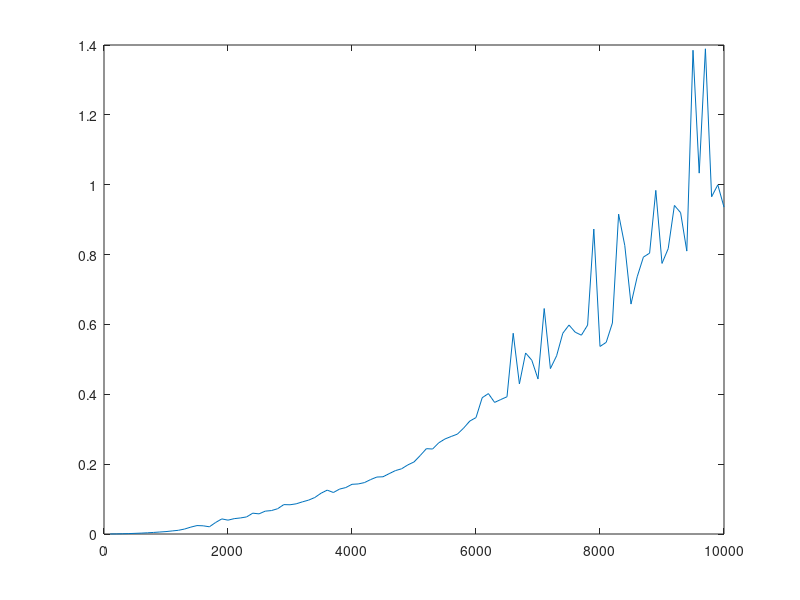

Reproduce this figure in MATLAB. (Note: a time limit stopped this script after it produced the figure.)
% Arrays to hold the proper time, the specific n value, and the value generated by 
% the model equation are declared here.
timeArray = NaN(1,100); 
nArray = NaN(1,100);
equationArray = NaN(1,100);

% This for loop contains the code necessary to run our equation and collect
% our data.
for i = 1:100
    % Create our proper large n value, stores that value into the nArray
    n = i*100;
    nArray(i) = n;
    % Generate two random vectors, then time our dot product operation
    a = rand(n,1);
    b = rand(n,1);
    tic
    c = a * b';
    % Store the time into the proper array
    timeArray(i) = toc;
    % Finally, calculate the model equation and store that value
    equationArray(i) = 50*(n/1000)^1;
end

% Now we plot our times properly: The first two use our proper time values,
% the second pair use our model equation values.
plot(nArray,timeArray);
figure
semilogy(nArray,timeArray);

figure
plot(equationArray,timeArray);
figure
semilogy(equationArray,timeArray);
